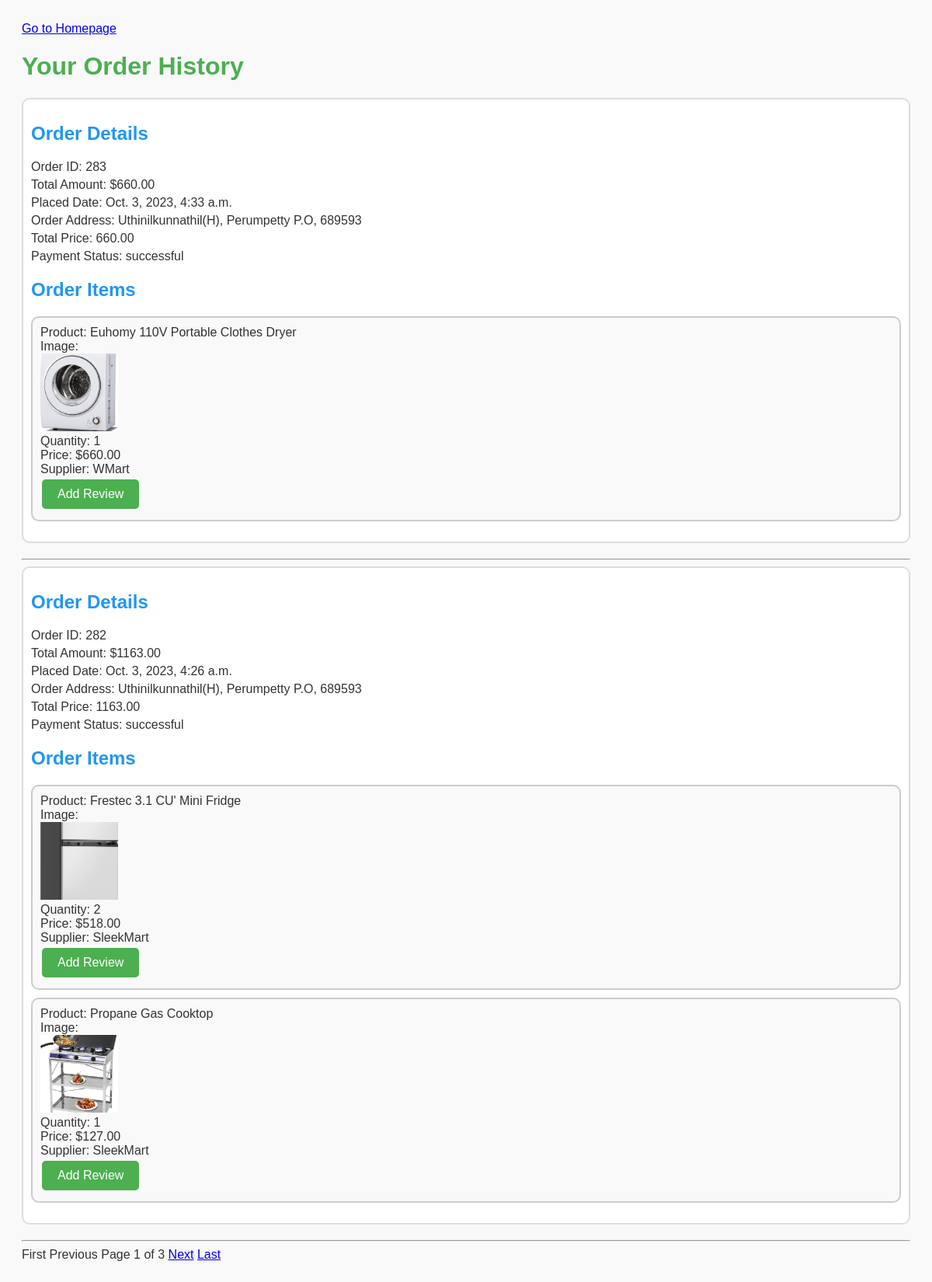
The app's page /order_history (signed in) with its own data.
### dashboard/models.py (models this page shows, shortened)
class Order(models.Model):
    class PaymentStatusChoices(models.TextChoices):
        PENDING = 'pending', 'Pending'
        SUCCESSFUL = 'successful', 'Successful'
        FAILED = 'failed', 'Failed'
    user = models.ForeignKey(CustomUser, on_delete=models.CASCADE, default=1)
    products = models.ManyToManyField(Product)  # Assuming you have a Product model
    total_price = models.DecimalField(max_digits=10, decimal_places=2, default=1)
    order_date = models.DateTimeField(auto_now_add=True)
    razorpay_order_id = models.CharField(max_length=255, default=1)
    payment_status = models.CharField(max_length=20, choices=PaymentStatusChoices.choices, default=PaymentStatusChoices.PENDING)

class CustomUser(AbstractBaseUser, PermissionsMixin):
    USER_ROLES = (
        ('customer', 'Customer'),
        ('seller', 'Seller'),
        ('admin', 'Admin'),
        ('delivery_agent', 'Delivery Agent'),
    )
    email = models.EmailField(unique=True)
    name = models.CharField(max_length=100,null=True, blank=True)
    mobile = models.CharField(max_length=15, blank=True, null=True)
    profile_pic = models.ImageField(upload_to='profile_pics/', blank=True, null=True)
    address = models.TextField(blank=True, null=True)
    is_active = models.BooleanField(default=True)
    is_staff = models.BooleanField(default=False)
    date_joined = models.DateTimeField(default=timezone.now)
    role = models.CharField(max_length=15, choices=USER_ROLES, blank=True, null=True,default='customer')
    objects = CustomUserManager()
    USERNAME_FIELD = 'email'
    REQUIRED_FIELDS = ['name']

class OrderItem(models.Model):
    order = models.ForeignKey(Order, on_delete=models.CASCADE, default=1)
    product = models.ForeignKey(Product, on_delete=models.CASCADE, default=1)
    seller = models.ForeignKey(Seller, on_delete=models.CASCADE, default=1)  # Assuming the seller is also a User
    quantity = models.PositiveIntegerField()
    price = models.DecimalField(max_digits=10, decimal_places=2, default=1)
    total_price = models.DecimalField(max_digits=10, decimal_places=2, default=1)

class Product(models.Model):
    subcategory = models.ForeignKey(Subcategory, on_delete=models.CASCADE, null=True, blank=True)
    seller = models.ForeignKey(Seller, on_delete=models.CASCADE)
    slug = models.CharField(max_length=100, null=False, blank=False)
    name=models.CharField(max_length=100, null=False, blank=False)
    product_image=models.ImageField(upload_to="product_images", null=False, blank=False)
    description = models.CharField(max_length=500, null=False, blank=False)
    quantity = models.IntegerField(null=False, blank=False)
    original_price = models.FloatField(null=False, blank=False)
    selling_price = models.FloatField(null=False, blank=False)
    status = models.BooleanField(default=False, help_text="0=default,1=Hidden")
    trending = models.BooleanField(default=False, help_text="0=default,1=Trending")
    created_date = models.DateTimeField(auto_now_add=True)
    updated_date = models.DateTimeField(auto_now=True)

class Seller(models.Model):
    APPROVED = 'approved'
    DECLINED = 'declined'
    PENDING = 'pending'
    APPROVAL_CHOICES = [
        (APPROVED, 'Approved'),
        (DECLINED, 'declined'),
        (PENDING, 'Pending'),
    ]
    user = models.OneToOneField(CustomUser, on_delete=models.CASCADE)
    business_name = models.CharField(max_length=100)
    business_address = models.TextField()
    business_website = models.URLField(blank=True, null=True)
    seller_proof = models.FileField(upload_to='seller_proofs/')
    is_approved = models.CharField(
        max_length=20,
        choices=APPROVAL_CHOICES,
        default=PENDING,  # Default to Pending
    )

### dashboard/views.py (the view)
# urls.py: path('order_history', views.order_history, name='order_history'),
@login_required
def order_history(request):
    orders = Order.objects.filter(user=request.user, payment_status=Order.PaymentStatusChoices.SUCCESSFUL).order_by('-order_date')
    page_number = request.GET.get('page', 1)
    paginator = Paginator(orders, 2)  # 2 orders per page
    page_obj = paginator.get_page(page_number)
    context = {
        'page_obj': page_obj
    }
    return render(request, 'Customer/order_history.html', {'orders': orders, 'page_obj':page_obj})

### templates/Customer/order_history.html (shortened to what this page needs)
<!DOCTYPE html>
<html lang="en">
<head>
</head>
<body>
    <a href="{% url 'dashboard_home' %}"> Go to Homepage</a>
    <h1>Your Order History</h1>
    {% for order in page_obj %}
        <div class="order-details">
            <h2>Order Details</h2>
            <p>Order ID: {{ order.id }}</p>
            <p>Total Amount: ${{ order.total_price }}</p>
            <p>Placed Date: {{ order.order_date }}</p>
            <p>Order Address: {{ order.user.address }}</p>
            <p>Total Price: {{ order.total_price }}</p>
            <p>Payment Status: {{ order.payment_status }}</p>
            <h2>Order Items</h2>
            <ul class="order-items">
                {% for item in order.orderitem_set.all %}
                    <li>
                        <p>Product: {{ item.product.name }}</p>
                        <p>Image:</p>
                        <img src="{{ item.product.product_image.url }}" alt="Product Image" class="product-image">
                        <p>Quantity: {{ item.quantity }}</p>
                        <p>Price: ${{ item.price }}</p>
                        <p>Supplier: {{ item.product.seller.business_name }}</p>
                        <a href="{% url 'add_review' product_id=item.product.id %}" class="review-button">Add Review</a>
                    </li>
                {% endfor %}
            </ul>
        </div>
        <hr>
    {% endfor %}
    <div class="pagination">
        <span class="step-links">
            <div>
                {% if page_obj.has_previous %}
                    <a href="?page=1">First</a>
                    <a href="?page={{ page_obj.previous_page_number }}">Previous</a>
                {% else %}
                    <span>First</span>
                    <span>Previous</span>
                {% endif %}
                <span>Page {{ page_obj.number }} of {{ page_obj.paginator.num_pages }}</span>
                {% if page_obj.has_next %}
                    <a href="?page={{ page_obj.next_page_number }}">Next</a>
                    <a href="?page={{ page_obj.paginator.num_pages }}">Last</a>
                {% else %}
                    <span>Next</span>
                    <span>Last</span>
                {% endif %}
            </div>
        </span>
    </div>
</body>
</html>

### templates/Customer/order_history.html (style rules this page uses)
body { font-family: Arial, sans-serif; padding: 20px; background-color: #f9f9f9; color: #333; }
h1 { color: #4CAF50; }
h2 { margin-top: 20px; color: #2196F3; }
.order-details { background-color: #fff; padding: 10px; border-radius: 10px; margin-bottom: 20px; animation: fadeIn 1s ease-out; border: 2px solid #ddd; }
.order-details p { margin: 5px 0; }
.order-items { list-style-type: none; padding: 0; }
.order-items li { border: 2px solid #ccc; padding: 10px; margin-bottom: 10px; border-radius: 10px; animation: slideIn 1s ease-out; background-color: #f9f9f9; }
.order-items li p { margin: 0; }
.order-items li .review-button { background-color: #4CAF50; color: white; border: none; padding: 10px 20px; text-align: center; text-decoration: none; display: inline-block; font-size: 16px; margin: 4px 2px; cursor: pointer; border-radius: 5px; transition: background-color 0.3s; }
.product-image { width: 100px; height: 100px; object-fit: cover; }

### records on screen
Order: id "283", total_price "660.00", order_date "Oct. 3, 2023, 4:33 a.m.", user.address "Uthinilkunnathil(H), Perumpetty P.O, 689593", payment_status "successful"
OrderItem: product.name "Euhomy 110V Portable Clothes Dryer", product.product_image (picture), quantity "1", price "660.00", product.seller.business_name "WMart"
Order: id "282", total_price "1163.00", order_date "Oct. 3, 2023, 4:26 a.m.", user.address "Uthinilkunnathil(H), Perumpetty P.O, 689593", payment_status "successful"
OrderItem: product.name "Frestec 3.1 CU' Mini Fridge", product.product_image (picture), quantity "2", price "518.00", product.seller.business_name "SleekMart"
OrderItem: product.name "Propane Gas Cooktop", product.product_image (picture), quantity "1", price "127.00", product.seller.business_name "SleekMart"

### other values on screen
{{ page_obj.number }} "1"
{{ page_obj.paginator.num_pages }} "3"
